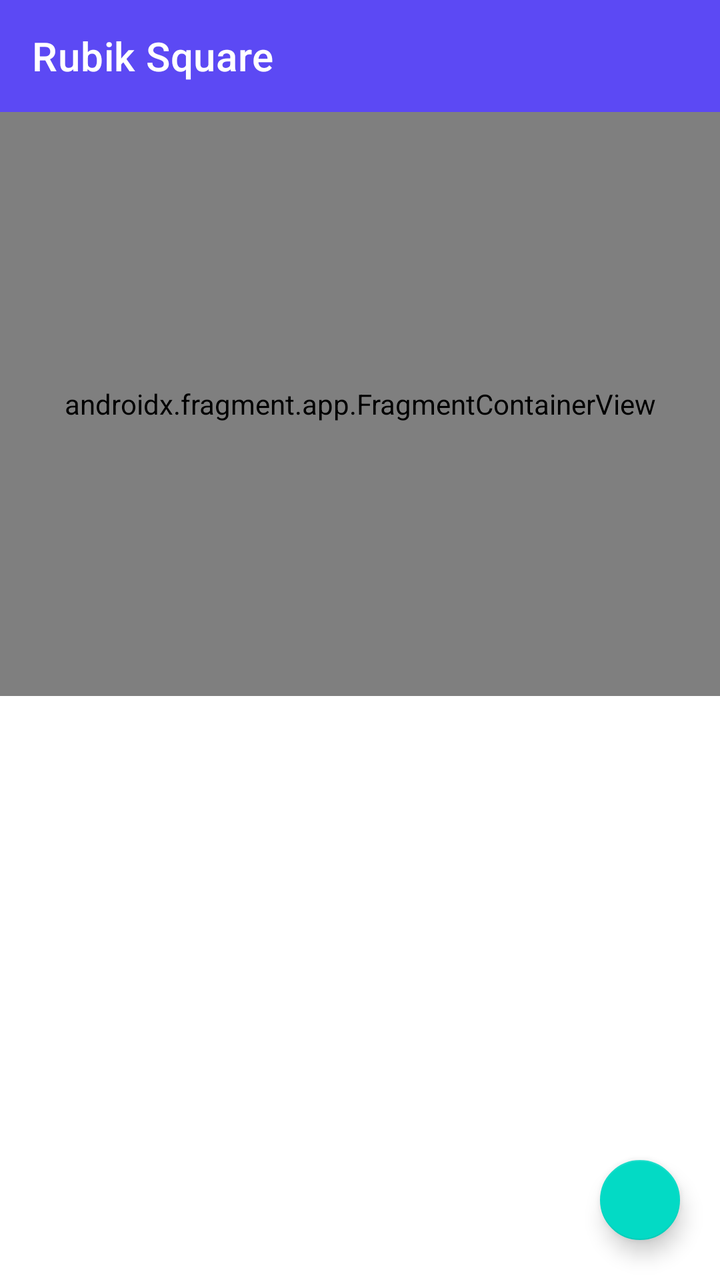
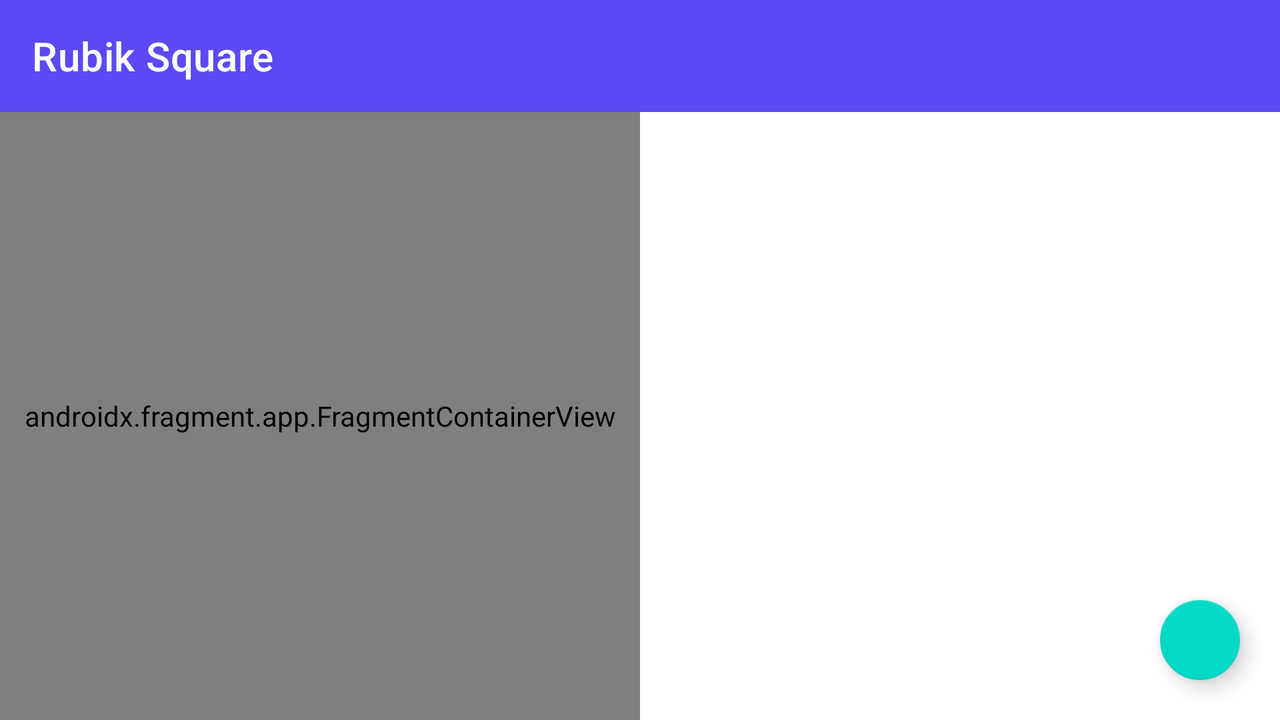

Two renders of one Android screen. The first uses the default layout on a phone; the second uses the alternative layout the repository ships for a different screen configuration, on a matching device. The two XML files are below.
<!-- AndroidManifest.xml: activity theme Theme.RubikSquare.NoActionBar -->
<!-- res/layout/activity_main.xml -->
<?xml version="1.0" encoding="utf-8"?>
<layout
    xmlns:android="http://schemas.android.com/apk/res/android"
    xmlns:app="http://schemas.android.com/apk/res-auto">

    <data>
        <import type="android.view.View" />
        <variable
            name="viewModel"
            type="com.motional.rubiksquare.viewmodels.RubikSquareViewModel" />
        <variable
            name="clickListener"
            type="android.view.View.OnClickListener" />
    </data>

    <androidx.constraintlayout.widget.ConstraintLayout
        android:layout_width="match_parent"
        android:layout_height="match_parent"
        android:animateLayoutChanges="true">

        <androidx.appcompat.widget.Toolbar
            android:id="@+id/toolbar"
            android:layout_width="match_parent"
            android:layout_height="wrap_content"
            android:background="@color/motional"
            app:titleTextColor="@color/white"
            app:layout_constraintTop_toTopOf="parent"
            app:title="@string/app_name" />

        <androidx.fragment.app.FragmentContainerView
            android:id="@+id/first_fragment"
            android:tag="@string/first_fragment_label"
            android:name="com.motional.rubiksquare.FirstFragment"
            android:layout_width="match_parent"
            android:layout_height="0dp"
            app:layout_constraintTop_toBottomOf="@id/toolbar"
            app:layout_constraintBottom_toTopOf="@+id/second_fragment"
            app:layout_constraintVertical_chainStyle="spread" />

        <androidx.fragment.app.FragmentContainerView
            android:id="@+id/second_fragment"
            android:tag="@string/second_fragment_label"
            android:layout_width="match_parent"
            android:layout_height="0dp"
            android:visibility="@{viewModel.numPlayers == 2 ? View.VISIBLE : View.GONE}"
            app:layout_constraintTop_toBottomOf="@id/first_fragment"
            app:layout_constraintBottom_toBottomOf="parent" />

        <com.google.android.material.floatingactionbutton.FloatingActionButton
            android:id="@+id/fab"
            android:layout_width="wrap_content"
            android:layout_height="wrap_content"
            android:layout_marginEnd="@dimen/fab_margin"
            android:layout_marginBottom="@dimen/fab_margin"
            android:onClick="@{clickListener}"
            android:contentDescription="@string/fab_content_description"
            android:src="@{viewModel.numPlayers == 1 ? @drawable/ic_player_add : @drawable/ic_player_remove}"
            app:fabSize="@integer/fab_size"
            app:layout_constraintBottom_toBottomOf="parent"
            app:layout_constraintEnd_toEndOf="parent" />

    </androidx.constraintlayout.widget.ConstraintLayout>

</layout>
<!-- resources referenced by this layout -->
<resources>
  <color name="motional">#5C49F4</color>
  <color name="white">#FFFFFFFF</color>
  <dimen name="fab_margin">16dp</dimen>
  <!-- from res/values-sw320dp/ -->
  <integer name="fab_size">1</integer>
  <string name="app_name">Rubik Square</string>
  <string name="fab_content_description">Add or remove the second player</string>
  <string name="first_fragment_label">Player One</string>
  <string name="second_fragment_label">Player Two</string>
  <style name="Theme.RubikSquare.NoActionBar">
          <item name="windowActionBar">false</item>
          <item name="windowNoTitle">true</item>
      </style>
</resources>
<!-- res/layout-land/activity_main.xml (the author's variant of the layout above) -->
<!-- drawn on the phone turned sideways -->
<?xml version="1.0" encoding="utf-8"?>
<layout
    xmlns:android="http://schemas.android.com/apk/res/android"
    xmlns:app="http://schemas.android.com/apk/res-auto">

    <data>
        <import type="android.view.View" />
        <variable
            name="viewModel"
            type="com.motional.rubiksquare.viewmodels.RubikSquareViewModel" />
        <variable
            name="clickListener"
            type="android.view.View.OnClickListener" />
    </data>

    <androidx.constraintlayout.widget.ConstraintLayout
        android:layout_width="match_parent"
        android:layout_height="match_parent"
        android:animateLayoutChanges="true">

        <androidx.appcompat.widget.Toolbar
            android:id="@+id/toolbar"
            android:layout_width="match_parent"
            android:layout_height="wrap_content"
            android:background="@color/motional"
            app:titleTextColor="@color/white"
            app:layout_constraintTop_toTopOf="parent"
            app:layout_constraintStart_toStartOf="parent"
            app:title="@string/app_name" />

        <androidx.fragment.app.FragmentContainerView
            android:id="@+id/first_fragment"
            android:name="com.motional.rubiksquare.FirstFragment"
            android:layout_width="0dp"
            android:layout_height="0dp"
            app:layout_constraintHorizontal_chainStyle="spread"
            app:layout_constraintBottom_toBottomOf="parent"
            app:layout_constraintTop_toBottomOf="@id/toolbar"
            app:layout_constraintStart_toStartOf="parent"
            app:layout_constraintEnd_toStartOf="@+id/second_fragment" />

        <androidx.fragment.app.FragmentContainerView
            android:id="@+id/second_fragment"
            android:tag="@string/second_fragment_label"
            android:layout_width="0dp"
            android:layout_height="0dp"
            android:visibility="@{viewModel.numPlayers == 2 ? View.VISIBLE : View.GONE}"
            app:layout_constraintBottom_toBottomOf="parent"
            app:layout_constraintTop_toBottomOf="@id/toolbar"
            app:layout_constraintStart_toEndOf="@id/first_fragment"
            app:layout_constraintEnd_toEndOf="parent" />

        <com.google.android.material.floatingactionbutton.FloatingActionButton
            android:id="@+id/fab"
            android:layout_width="wrap_content"
            android:layout_height="wrap_content"
            android:layout_marginEnd="@dimen/fab_margin"
            android:layout_marginBottom="@dimen/fab_margin"
            android:contentDescription="@string/fab_content_description"
            android:onClick="@{clickListener}"
            android:src="@{viewModel.numPlayers == 1 ? @drawable/ic_player_add : @drawable/ic_player_remove}"
            app:fabSize="@integer/fab_size"
            app:layout_constraintBottom_toBottomOf="parent"
            app:layout_constraintEnd_toEndOf="parent" />

    </androidx.constraintlayout.widget.ConstraintLayout>

</layout>
<!-- resources referenced by the variant -->
<!-- as the phone turned sideways resolves them -->
<resources>
  <color name="motional">#5C49F4</color>
  <color name="white">#FFFFFFFF</color>
  <dimen name="fab_margin">16dp</dimen>
  <!-- from res/values-sw320dp/ -->
  <integer name="fab_size">1</integer>
  <string name="app_name">Rubik Square</string>
  <string name="fab_content_description">Add or remove the second player</string>
  <string name="second_fragment_label">Player Two</string>
  <style name="Theme.RubikSquare.NoActionBar">
          <item name="windowActionBar">false</item>
          <item name="windowNoTitle">true</item>
      </style>
</resources>
